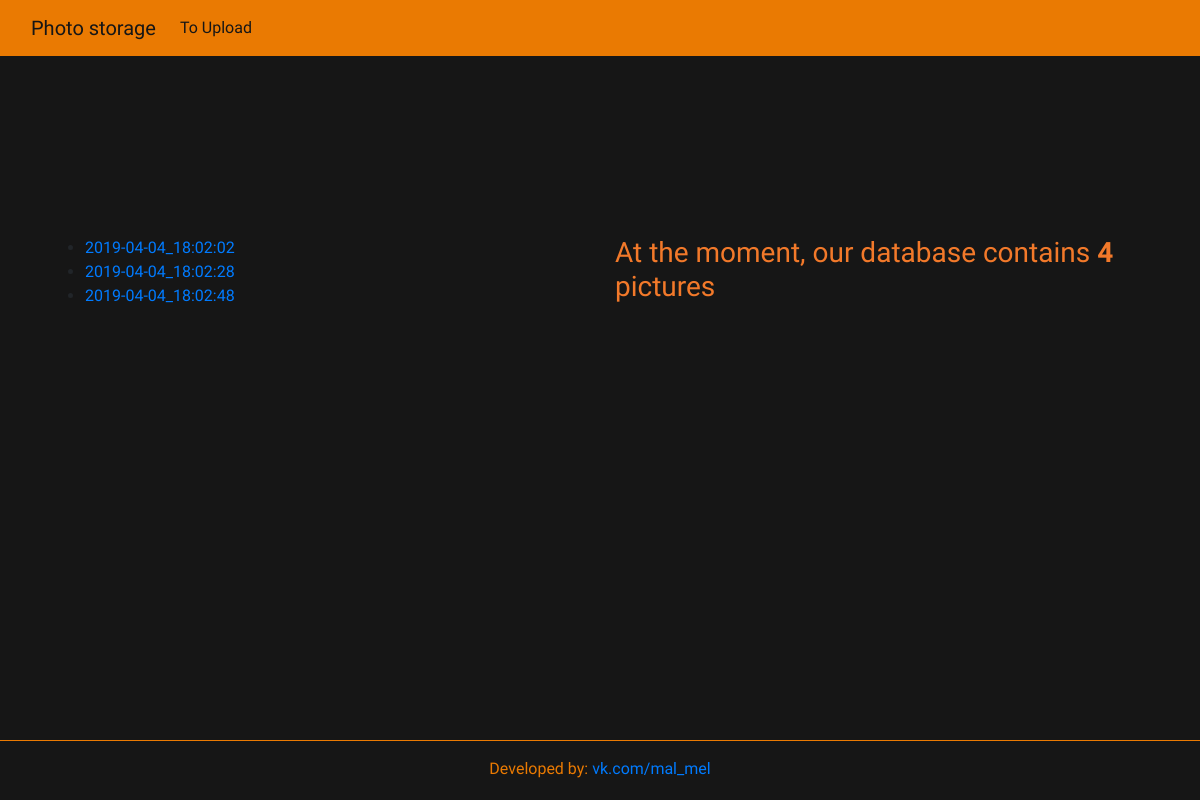
Before: / with the older database file.
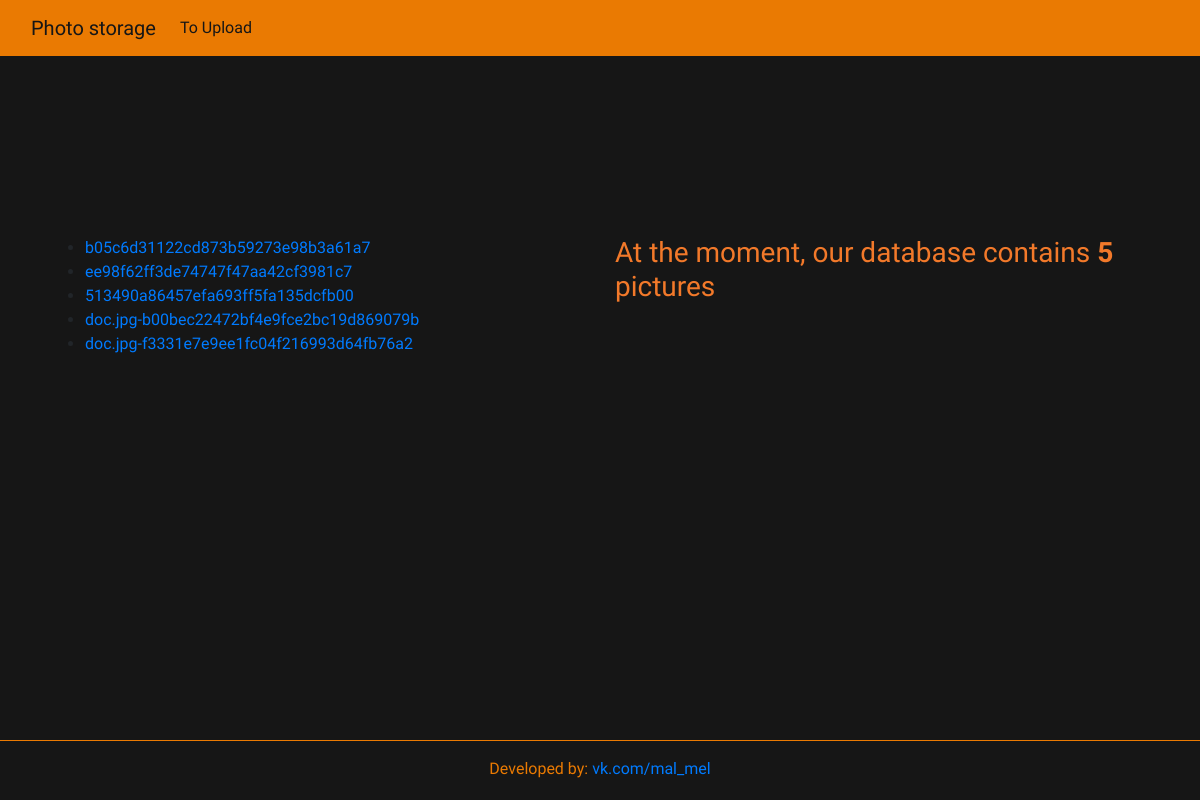
After: the same page with the newer database file.
### upload/models.py (models this page shows)
class Images(models.Model):
    title = models.CharField(max_length=50)
    img = models.ImageField(upload_to='img')
    @staticmethod
    def get_all_objects():
        return Images.objects.all()

### upload/views.py (the view)
# urls.py: path('', IndexView.as_view()),
class IndexView(ListView):
    model = Images
    template_name = 'index.html'
    context_object_name = "links"
    paginate_by = 10
    def get_context_data(self, **kwargs):
        context = super(IndexView, self).get_context_data(**kwargs)
        context['len_links'] = len(Images.get_all_objects())
        return context

### upload/templates/index.html (shortened to what this page needs)
{% load static %}
<!DOCTYPE html>
<html lang="en">
<head>
    <link rel="stylesheet" href="https://stackpath.bootstrapcdn.com/bootstrap/4.3.1/css/bootstrap.min.css">
    <link rel="stylesheet" type="text/css" href="{% static 'css/main.css' %}">
</head>
<body>
	<nav class="navbar navbar-expand-lg" style="background-color: #ea7a02;">
		<div class="container-fluid">
			<div class="navbar-header">
				<a class="navbar-brand" href="/" style="color: #161616;">Photo storage</a>
			</div>
			<div class="collapse navbar-collapse">
				<ul class="navbar-nav mr-auto">
					<li><a class="nav-link" href="/upload" style="color: #161616;">To Upload</a></li>
				</ul>
			</div>
		</div>
	</nav>
	{% block content %}
		<div class="container" style="margin-top: 15%;">
			<div class="row">
				<div class="col-md-6">
					<ul>
			        {% for image in links %}
			            {% ifnotequal image.id 0 %}
			            	<li><a href="/{{ image.img }}">{{ image.title }}</a></li>
			            {% endifnotequal %}
			        {% endfor %}
			        </ul>
		    	</div>
		    	<div class="col-md-6" style="background-color: ;">
			        <h3 style="color: #F2792A;">At the moment, our database contains <strong>{{ len_links }}</strong> pictures</h3>
		    	</div>
			</div>
	    </div>
	{% endblock %}
    <footer class="page-footer font-small blue">
		  <div class="footer-copyright text-center py-3" style="color: #ea7a02;">Developed by:
		    <a href="https://vk.com/mal_mel"> vk.com/mal_mel</a>
		  </div>
	</footer>
</body>
</html>

### static/css/main.css (style rules this page uses)
html { position: relative; min-height: 100%; }
body { background-color: #161616; margin-bottom: 60px; font-family: 'ZCOOL QingKe HuangYou', cursive; }
footer { position: absolute; bottom: 0; width: 100%; background-color: #161616; height: 60px; border-top: 0.5px solid #ea7a02; }

Changed rows visible on the page:
removed Images: title "2019-04-04_18:02:02"
removed Images: title "2019-04-04_18:02:28"
removed Images: title "2019-04-04_18:02:48"
added Images: title "b05c6d31122cd873b59273e98b3a61a7"
added Images: title "ee98f62ff3de74747f47aa42cf3981c7"
added Images: title "513490a86457efa693ff5fa135dcfb00"
added Images: title "doc.jpg-b00bec22472bf4e9fce2bc19d869079b"
added Images: title "doc.jpg-f3331e7e9ee1fc04f216993d64fb76a2"
Other visible differences:
{{ len_links }}: "4" → "5"
